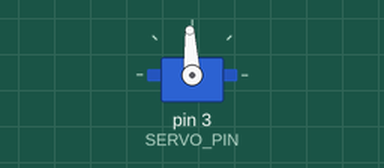
Simulated run of this sketch. Board: Arduino Uno, built with avr-gcc and run on an emulated ATmega328P. Parts: servo.

Above: at 0.22 s.
At 19.4 s:
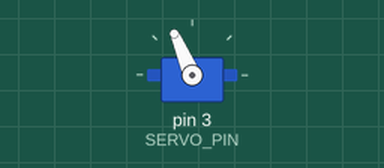
At 38.1 s:
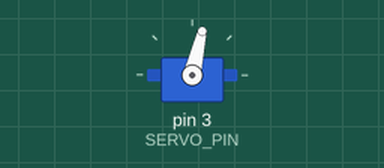
Timing chart, 0 to 40.0 s (numbered marks = the images above):
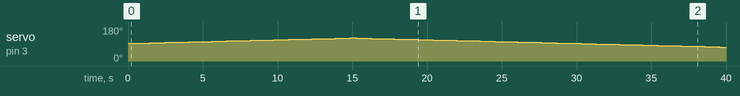

The sketch:

D-continousRotation.ino
```cpp
/***********************************************************************************
 *   ___________
 *  |     __    |           RG 101 - Servo
 *  |   /    \  |                Set Servo Microseconds
 *  |  |      | |
 *  |   \ __ /  |
 *  |           |
 *  |           |
 *  |___________|
 *
 *  This code will set the speed of a continous turnservo using servo.writeMicroseconds()
 *  The continous turn servos will max out at 1200us/1800us ccw/cw speeds - any thing beyond
 *  these values will maintain the maximum speed.
 *
 *  Digital 3 - RobotGeek Servo
 *
 *  There is a deadband arounf 1500 - from about 1450 to 1550. Within this deadband,
 *  the servo will be off.
 *
 * For a more in depth explanation of wiring,  this code and more information on using
 * Digital outputs and Arduino check out our Servo Tutorial
 * http://learn.robotgeek.com/robotgeek-101-1/233-servo-primer.html
 *
 * Important Functions
 *  servo.attach()
 *  servo.write()
 *****************************************************************************************/
#include <Servo.h>

const int SERVO_PIN = 3;      //pin number for the led pin - this is 'const' since it will not change during code, and saves Arduino memory
const int SERVO_MIN_PULSE = 1200;
const int SERVO_MAX_PULSE = 1800;
const int SERVO_STOP_PULSE = 1500;

Servo servo1;

//setup runs once when the Geekduino/Arduino is turned on
void setup()
{
  servo1.attach(SERVO_PIN); //attach the servo on pin SERVO_PIN

  servo1.writeMicroseconds(SERVO_STOP_PULSE);  //'stop' the servo

  //ramp up CW
  for(int i = SERVO_STOP_PULSE; i <= SERVO_MAX_PULSE; i++)
  {
    servo1.writeMicroseconds(i);  //write the servo value
    delay(50);                    //wait a short time so the speed ramp is evident
  }

  //ramp down to stopped
  for(int i = SERVO_MAX_PULSE; i >= SERVO_STOP_PULSE; i--)
  {
    servo1.writeMicroseconds(i);  //write the servo value
    delay(50);                    //wait a short time so the speed ramp is evident
  }

  //ramp up CCW
  for(int i = SERVO_STOP_PULSE; i >= SERVO_MIN_PULSE; i--)
  {
    servo1.writeMicroseconds(i);  //write the servo value
    delay(50);                    //wait a short time so the speed ramp is evident
  }


  //ramp down to stopped
  for(int i = SERVO_MIN_PULSE; i <= SERVO_STOP_PULSE; i++)
  {
    servo1.writeMicroseconds(i);  //write the servo value
    delay(50);                    //wait a short time so the speed ramp is evident
  }


} //setup() is done, go to loop()

//loop runs forever once setup is complete
void loop()
{


}//go back to the first line in loop()
```

Measured:
- by itself, servo on pin 3 (SERVO_PIN): rises from 93° to 122° in 14.4 s, then falls to 74° in 24.7 s
